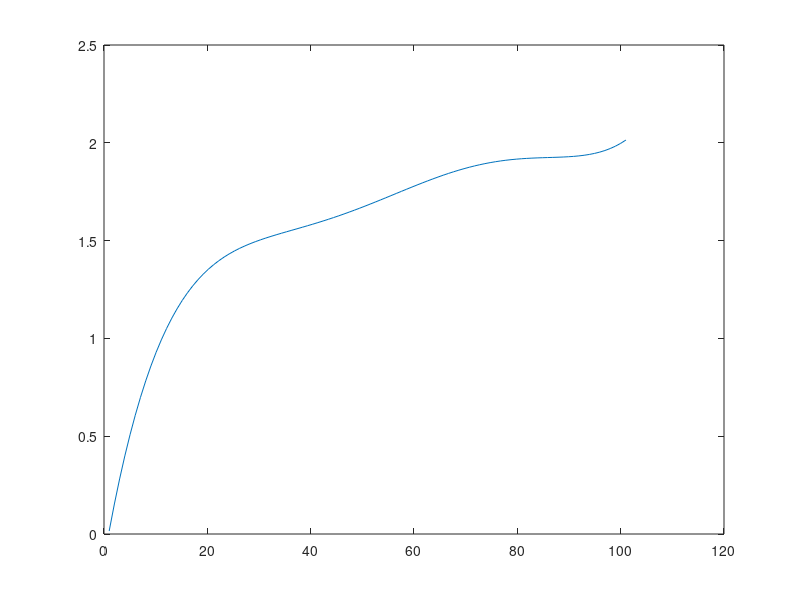

The MATLAB source for this figure:
x = [1 11 21 31 41 51 61 71 81 91 101];
lgx = [0 1.0414 1.3222 1.4914 1.6128 1.7076 1.7853 1.8513 1.9085 1.9590 2.0043];
 
p = polyfit(x,lgx,5)
 
X = linspace(1,101);
Y = polyval(p, X);
plot(X,Y)